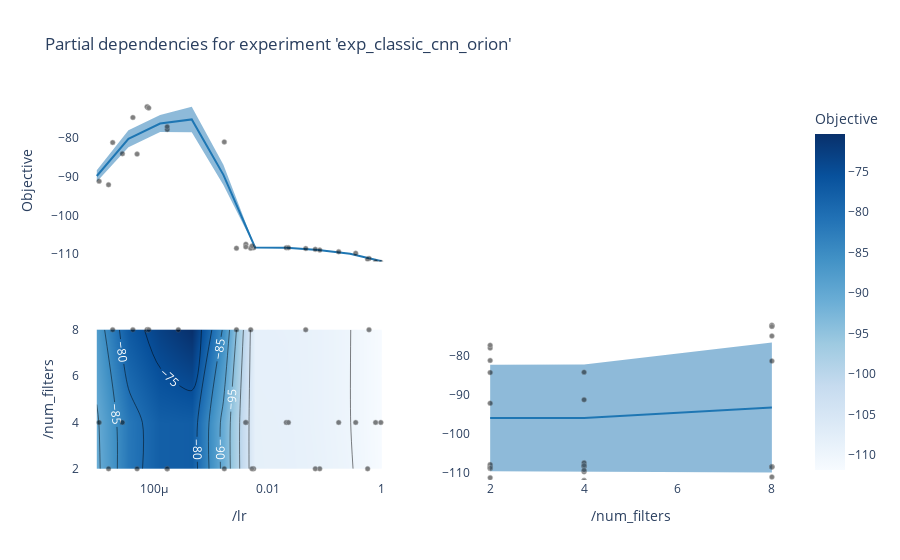

Here is the notebook cell this chart was saved with:
### Code cell
fig = experiment.plot.partial_dependencies()
fig

### Figure 1 — Plotly figure (JSON) as saved in the notebook; plotly's stock layout.template omitted (floating-point values rounded to 4 significant figures)
{"data": [{"line": {"color": "#1F77B4"}, "mode": "lines", "showlegend": false, "type": "scatter", "x": [1e-05, 3.594e-05, 0.0001292, 0.0004642, 0.001668, 0.005995, 0.02154, 0.07743, 0.2783, 1], "xaxis": "x", "y": [-89.87, -80.32, -76.38, -75.32, -89.59, -108.3, -108.4, -108.9, -109.9, -111.8], "yaxis": "y"}, {"fill": "toself", "line": {"color": "#1F77B4", "width": 0}, "mode": "lines", "showlegend": false, "type": "scatter", "x": [1e-05, 3.594e-05, 0.0001292, 0.0004642, 0.001668, 0.005995, 0.02154, 0.07743, 0.2783, 1, 1, 0.2783, 0.07743, 0.02154, 0.005995, 0.001668, 0.0004642, 0.0001292, 3.594e-05, 1e-05], "xaxis": "x", "y": [-91.35, -82.5, -78.56, -78.59, -92.21, -108.4, -108.5, -109.0, -110.0, -111.9, -111.8, -109.8, -108.9, -108.3, -108.2, -86.96, -72.04, -74.21, -78.13, -88.4], "yaxis": "y"}, {"customdata": [["b674caa51e0fef56ea9b212d6062e632", "2022-07-25T15:45:05.702704", "<br>  /lr: 4.301E-05<br>  /num_filters: 8"], ["c819db7c59e48ba36e3f465b9adaac6a", "2022-07-25T15:48:37.503147", "<br>  /lr: 0.02116<br>  /num_filters: 4"], ["16bb080df30a8e7331cb0ff09690bcf8", "2022-07-25T15:51:59.970431", "<br>  /lr: 0.005657<br>  /num_filters: 2"], ["fff62843681057422fd17ab2a5b6f428", "2022-07-25T15:55:27.984449", "<br>  /lr: 2.814E-05<br>  /num_filters: 4"], ["c186dd9891ccf6df0d66786891e3429f", "2022-07-25T15:59:09.289305", "<br>  /lr: 0.005024<br>  /num_filters: 8"], ["0eded8b512bb165ba8e18d41ba6300ff", "2022-07-25T16:03:07.225669", "<br>  /lr: 1.099E-05<br>  /num_filters: 4"], ["5c42721a18b30565424e0185a2cf6dcf", "2022-07-25T16:07:15.410520", "<br>  /lr: 0.7815<br>  /num_filters: 4"], ["61018f4fbb6ef2094c842dc7c9461797", "2022-07-25T16:11:32.994393", "<br>  /lr: 0.005309<br>  /num_filters: 2"], ["393de3640bafb09a9e95d6e3eb63db6f", "2022-07-25T16:15:54.594996", "<br>  /lr: 0.0001723<br>  /num_filters: 2"], ["16b05f786a837a9fbe3e81e6daa3d073", "2022-07-25T16:20:17.286969", "<br>  /lr: 0.3496<br>  /num_filters: 4"], ["a53ff7ab8492bd55901c45849a90cee7", "2022-07-25T16:24:50.958850", "<br>  /lr: 0.5985<br>  /num_filters: 8"], ["138cc4d8dc02e567082533ebdb5d00bc", "2022-07-25T16:30:01.087086", "<br>  /lr: 5.096E-05<br>  /num_filters: 2"], ["352c54b03dd2150c3760f585d3c5beb6", "2022-07-25T16:35:00.722032", "<br>  /lr: 1.608E-05<br>  /num_filters: 2"], ["fa727c2710870384e44ea12361b47a99", "2022-07-25T16:40:00.615824", "<br>  /lr: 7.797E-05<br>  /num_filters: 8"], ["f6dba64644b8933e8d6838a7693f836d", "2022-07-25T16:45:38.308488", "<br>  /lr: 0.02306<br>  /num_filters: 4"], ["1c17125c0009779f01c36a9fb1bc1461", "2022-07-25T16:51:12.949739", "<br>  /lr: 0.004133<br>  /num_filters: 4"], ["b2a2a11661b0f1a2a014034640e3b4a8", "2022-07-25T16:56:55.538512", "<br>  /lr: 0.001729<br>  /num_filters: 2"], ["4420a0179a6bb7851739a796aa765c95", "2022-07-25T17:02:42.657422", "<br>  /lr: 0.5666<br>  /num_filters: 2"], ["cf110fe0a4df5713d0dd4ab35c02d6bc", "2022-07-25T17:08:31.019694", "<br>  /lr: 0.1758<br>  /num_filters: 4"], ["dd880aa6a9c22ad69ed39b432a073a3e", "2022-07-25T17:14:31.816120", "<br>  /lr: 0.08176<br>  /num_filters: 2"], ["f3ec4df34faf4a9a2c2d046efe3bb9e9", "2022-07-25T17:20:35.366754", "<br>  /lr: 0.06836<br>  /num_filters: 2"], ["ad1c16261d371ea131353ff7839e4237", "2022-07-25T17:26:44.834001", "<br>  /lr: 0.9654<br>  /num_filters: 4"], ["843481dbbc4ad7c54f2765f1bb406d43", "2022-07-25T17:33:01.601221", "<br>  /lr: 0.0002697<br>  /num_filters: 8"], ["b981d775c5fac780e30f806012dbfc88", "2022-07-25T17:39:49.175007", "<br>  /lr: 7.63E-05<br>  /num_filters: 8"], ["5e31efaf2f7703c8db8da56599d96f91", "2022-07-25T17:46:51.785701", "<br>  /lr: 1.901E-05<br>  /num_filters: 8"], ["12a8f24d00341b565a925e224463615c", "2022-07-25T17:54:12.734599", "<br>  /lr: 0.002826<br>  /num_filters: 8"], ["8a33d662e67d03ef41e0dcf214ac53ef", "2022-07-25T18:01:42.475819", "<br>  /lr: 0.004121<br>  /num_filters: 4"], ["7f99879c108d68f8e9add9fcdd252a20", "2022-07-25T18:09:15.866322", "<br>  /lr: 0.0464<br>  /num_filters: 8"], ["f3999715dc5170944158d97497706671", "2022-07-25T18:17:10.786554", "<br>  /lr: 8.159E-05<br>  /num_filters: 8"], ["e0c2615441e21d518f8792c72585028c", "2022-07-25T18:25:35.552389", "<br>  /lr: 0.0001719<br>  /num_filters: 2"]], "hovertemplate": "<b>ID: %{customdata[0]}</b><br>value: %{y}<br>time: %{customdata[1]|%Y-%m-%d %H:%M:%S}<br>parameters: %{customdata[2]}<extra></extra>", "marker": {"color": "black", "line": {"color": "Grey", "width": 0.5}, "size": 5}, "mode": "markers", "opacity": 0.5, "showlegend": false, "type": "scatter", "x": [4.301e-05, 0.02116, 0.005657, 2.814e-05, 0.005024, 1.099e-05, 0.7815, 0.005309, 0.0001723, 0.3496, 0.5985, 5.096e-05, 1.608e-05, 7.797e-05, 0.02306, 0.004133, 0.001729, 0.5666, 0.1758, 0.08176, 0.06836, 0.9654, 0.0002697, 7.63e-05, 1.901e-05, 0.002826, 0.004121, 0.0464, 8.159e-05, 0.0001719], "xaxis": "x", "y": [-74.81, -108.3, -108.3, -84.13, -108.5, -91.21, -112.0, -107.9, -77.89, -109.8, -111.1, -84.24, -92.12, -72.18, -108.3, -107.4, -81.1, -111.3, -109.4, -108.9, -108.8, -112.1, -68.06, -72.02, -81.26, -108.5, -108.1, -108.5, -72.35, -77.2], "yaxis": "y"}, {"coloraxis": "coloraxis", "connectgaps": true, "contours": {"coloring": "heatmap", "labelfont": {"color": "white", "size": 12}, "showlabels": true}, "line": {"smoothing": 0.85}, "type": "contour", "x": [1e-05, 3.594e-05, 0.0001292, 0.0004642, 0.001668, 0.005995, 0.02154, 0.07743, 0.2783, 1], "xaxis": "x3", "y": [2, 4, 8], "yaxis": "y3", "z": [[-90.99, -81.76, -77.81, -77.46, -91.3, -108.2, -108.3, -108.9, -109.8, -111.8], [-90.57, -81.73, -77.8, -77.46, -91.31, -108.2, -108.4, -109.0, -110.0, -111.9], [-87.63, -76.98, -73.06, -70.32, -85.57, -108.4, -108.5, -109.0, -110.0, -111.8]]}, {"customdata": [["b674caa51e0fef56ea9b212d6062e632", "2022-07-25T15:45:05.702704", "<br>  /lr: 4.301E-05<br>  /num_filters: 8"], ["c819db7c59e48ba36e3f465b9adaac6a", "2022-07-25T15:48:37.503147", "<br>  /lr: 0.02116<br>  /num_filters: 4"], ["16bb080df30a8e7331cb0ff09690bcf8", "2022-07-25T15:51:59.970431", "<br>  /lr: 0.005657<br>  /num_filters: 2"], ["fff62843681057422fd17ab2a5b6f428", "2022-07-25T15:55:27.984449", "<br>  /lr: 2.814E-05<br>  /num_filters: 4"], ["c186dd9891ccf6df0d66786891e3429f", "2022-07-25T15:59:09.289305", "<br>  /lr: 0.005024<br>  /num_filters: 8"], ["0eded8b512bb165ba8e18d41ba6300ff", "2022-07-25T16:03:07.225669", "<br>  /lr: 1.099E-05<br>  /num_filters: 4"], ["5c42721a18b30565424e0185a2cf6dcf", "2022-07-25T16:07:15.410520", "<br>  /lr: 0.7815<br>  /num_filters: 4"], ["61018f4fbb6ef2094c842dc7c9461797", "2022-07-25T16:11:32.994393", "<br>  /lr: 0.005309<br>  /num_filters: 2"], ["393de3640bafb09a9e95d6e3eb63db6f", "2022-07-25T16:15:54.594996", "<br>  /lr: 0.0001723<br>  /num_filters: 2"], ["16b05f786a837a9fbe3e81e6daa3d073", "2022-07-25T16:20:17.286969", "<br>  /lr: 0.3496<br>  /num_filters: 4"], ["a53ff7ab8492bd55901c45849a90cee7", "2022-07-25T16:24:50.958850", "<br>  /lr: 0.5985<br>  /num_filters: 8"], ["138cc4d8dc02e567082533ebdb5d00bc", "2022-07-25T16:30:01.087086", "<br>  /lr: 5.096E-05<br>  /num_filters: 2"], ["352c54b03dd2150c3760f585d3c5beb6", "2022-07-25T16:35:00.722032", "<br>  /lr: 1.608E-05<br>  /num_filters: 2"], ["fa727c2710870384e44ea12361b47a99", "2022-07-25T16:40:00.615824", "<br>  /lr: 7.797E-05<br>  /num_filters: 8"], ["f6dba64644b8933e8d6838a7693f836d", "2022-07-25T16:45:38.308488", "<br>  /lr: 0.02306<br>  /num_filters: 4"], ["1c17125c0009779f01c36a9fb1bc1461", "2022-07-25T16:51:12.949739", "<br>  /lr: 0.004133<br>  /num_filters: 4"], ["b2a2a11661b0f1a2a014034640e3b4a8", "2022-07-25T16:56:55.538512", "<br>  /lr: 0.001729<br>  /num_filters: 2"], ["4420a0179a6bb7851739a796aa765c95", "2022-07-25T17:02:42.657422", "<br>  /lr: 0.5666<br>  /num_filters: 2"], ["cf110fe0a4df5713d0dd4ab35c02d6bc", "2022-07-25T17:08:31.019694", "<br>  /lr: 0.1758<br>  /num_filters: 4"], ["dd880aa6a9c22ad69ed39b432a073a3e", "2022-07-25T17:14:31.816120", "<br>  /lr: 0.08176<br>  /num_filters: 2"], ["f3ec4df34faf4a9a2c2d046efe3bb9e9", "2022-07-25T17:20:35.366754", "<br>  /lr: 0.06836<br>  /num_filters: 2"], ["ad1c16261d371ea131353ff7839e4237", "2022-07-25T17:26:44.834001", "<br>  /lr: 0.9654<br>  /num_filters: 4"], ["843481dbbc4ad7c54f2765f1bb406d43", "2022-07-25T17:33:01.601221", "<br>  /lr: 0.0002697<br>  /num_filters: 8"], ["b981d775c5fac780e30f806012dbfc88", "2022-07-25T17:39:49.175007", "<br>  /lr: 7.63E-05<br>  /num_filters: 8"], ["5e31efaf2f7703c8db8da56599d96f91", "2022-07-25T17:46:51.785701", "<br>  /lr: 1.901E-05<br>  /num_filters: 8"], ["12a8f24d00341b565a925e224463615c", "2022-07-25T17:54:12.734599", "<br>  /lr: 0.002826<br>  /num_filters: 8"], ["8a33d662e67d03ef41e0dcf214ac53ef", "2022-07-25T18:01:42.475819", "<br>  /lr: 0.004121<br>  /num_filters: 4"], ["7f99879c108d68f8e9add9fcdd252a20", "2022-07-25T18:09:15.866322", "<br>  /lr: 0.0464<br>  /num_filters: 8"], ["f3999715dc5170944158d97497706671", "2022-07-25T18:17:10.786554", "<br>  /lr: 8.159E-05<br>  /num_filters: 8"], ["e0c2615441e21d518f8792c72585028c", "2022-07-25T18:25:35.552389", "<br>  /lr: 0.0001719<br>  /num_filters: 2"]], "hovertemplate": "<b>ID: %{customdata[0]}</b><br>value: %{y}<br>time: %{customdata[1]|%Y-%m-%d %H:%M:%S}<br>parameters: %{customdata[2]}<extra></extra>", "marker": {"color": "black", "line": {"color": "Grey", "width": 0.5}, "size": 5}, "mode": "markers", "opacity": 0.5, "showlegend": false, "type": "scatter", "x": [4.301e-05, 0.02116, 0.005657, 2.814e-05, 0.005024, 1.099e-05, 0.7815, 0.005309, 0.0001723, 0.3496, 0.5985, 5.096e-05, 1.608e-05, 7.797e-05, 0.02306, 0.004133, 0.001729, 0.5666, 0.1758, 0.08176, 0.06836, 0.9654, 0.0002697, 7.63e-05, 1.901e-05, 0.002826, 0.004121, 0.0464, 8.159e-05, 0.0001719], "xaxis": "x3", "y": [8, 4, 2, 4, 8, 4, 4, 2, 2, 4, 8, 2, 2, 8, 4, 4, 2, 2, 4, 2, 2, 4, 8, 8, 8, 8, 4, 8, 8, 2], "yaxis": "y3"}, {"line": {"color": "#1F77B4"}, "mode": "lines", "showlegend": false, "type": "scatter", "x": [2, 4, 8], "xaxis": "x4", "y": [-95.94, -95.92, -93.21], "yaxis": "y4"}, {"fill": "toself", "line": {"color": "#1F77B4", "width": 0}, "mode": "lines", "showlegend": false, "type": "scatter", "x": [2, 4, 8, 8, 4, 2], "xaxis": "x4", "y": [-109.6, -109.7, -109.9, -76.49, -82.17, -82.24], "yaxis": "y4"}, {"customdata": [["b674caa51e0fef56ea9b212d6062e632", "2022-07-25T15:45:05.702704", "<br>  /lr: 4.301E-05<br>  /num_filters: 8"], ["c819db7c59e48ba36e3f465b9adaac6a", "2022-07-25T15:48:37.503147", "<br>  /lr: 0.02116<br>  /num_filters: 4"], ["16bb080df30a8e7331cb0ff09690bcf8", "2022-07-25T15:51:59.970431", "<br>  /lr: 0.005657<br>  /num_filters: 2"], ["fff62843681057422fd17ab2a5b6f428", "2022-07-25T15:55:27.984449", "<br>  /lr: 2.814E-05<br>  /num_filters: 4"], ["c186dd9891ccf6df0d66786891e3429f", "2022-07-25T15:59:09.289305", "<br>  /lr: 0.005024<br>  /num_filters: 8"], ["0eded8b512bb165ba8e18d41ba6300ff", "2022-07-25T16:03:07.225669", "<br>  /lr: 1.099E-05<br>  /num_filters: 4"], ["5c42721a18b30565424e0185a2cf6dcf", "2022-07-25T16:07:15.410520", "<br>  /lr: 0.7815<br>  /num_filters: 4"], ["61018f4fbb6ef2094c842dc7c9461797", "2022-07-25T16:11:32.994393", "<br>  /lr: 0.005309<br>  /num_filters: 2"], ["393de3640bafb09a9e95d6e3eb63db6f", "2022-07-25T16:15:54.594996", "<br>  /lr: 0.0001723<br>  /num_filters: 2"], ["16b05f786a837a9fbe3e81e6daa3d073", "2022-07-25T16:20:17.286969", "<br>  /lr: 0.3496<br>  /num_filters: 4"], ["a53ff7ab8492bd55901c45849a90cee7", "2022-07-25T16:24:50.958850", "<br>  /lr: 0.5985<br>  /num_filters: 8"], ["138cc4d8dc02e567082533ebdb5d00bc", "2022-07-25T16:30:01.087086", "<br>  /lr: 5.096E-05<br>  /num_filters: 2"], ["352c54b03dd2150c3760f585d3c5beb6", "2022-07-25T16:35:00.722032", "<br>  /lr: 1.608E-05<br>  /num_filters: 2"], ["fa727c2710870384e44ea12361b47a99", "2022-07-25T16:40:00.615824", "<br>  /lr: 7.797E-05<br>  /num_filters: 8"], ["f6dba64644b8933e8d6838a7693f836d", "2022-07-25T16:45:38.308488", "<br>  /lr: 0.02306<br>  /num_filters: 4"], ["1c17125c0009779f01c36a9fb1bc1461", "2022-07-25T16:51:12.949739", "<br>  /lr: 0.004133<br>  /num_filters: 4"], ["b2a2a11661b0f1a2a014034640e3b4a8", "2022-07-25T16:56:55.538512", "<br>  /lr: 0.001729<br>  /num_filters: 2"], ["4420a0179a6bb7851739a796aa765c95", "2022-07-25T17:02:42.657422", "<br>  /lr: 0.5666<br>  /num_filters: 2"], ["cf110fe0a4df5713d0dd4ab35c02d6bc", "2022-07-25T17:08:31.019694", "<br>  /lr: 0.1758<br>  /num_filters: 4"], ["dd880aa6a9c22ad69ed39b432a073a3e", "2022-07-25T17:14:31.816120", "<br>  /lr: 0.08176<br>  /num_filters: 2"], ["f3ec4df34faf4a9a2c2d046efe3bb9e9", "2022-07-25T17:20:35.366754", "<br>  /lr: 0.06836<br>  /num_filters: 2"], ["ad1c16261d371ea131353ff7839e4237", "2022-07-25T17:26:44.834001", "<br>  /lr: 0.9654<br>  /num_filters: 4"], ["843481dbbc4ad7c54f2765f1bb406d43", "2022-07-25T17:33:01.601221", "<br>  /lr: 0.0002697<br>  /num_filters: 8"], ["b981d775c5fac780e30f806012dbfc88", "2022-07-25T17:39:49.175007", "<br>  /lr: 7.63E-05<br>  /num_filters: 8"], ["5e31efaf2f7703c8db8da56599d96f91", "2022-07-25T17:46:51.785701", "<br>  /lr: 1.901E-05<br>  /num_filters: 8"], ["12a8f24d00341b565a925e224463615c", "2022-07-25T17:54:12.734599", "<br>  /lr: 0.002826<br>  /num_filters: 8"], ["8a33d662e67d03ef41e0dcf214ac53ef", "2022-07-25T18:01:42.475819", "<br>  /lr: 0.004121<br>  /num_filters: 4"], ["7f99879c108d68f8e9add9fcdd252a20", "2022-07-25T18:09:15.866322", "<br>  /lr: 0.0464<br>  /num_filters: 8"], ["f3999715dc5170944158d97497706671", "2022-07-25T18:17:10.786554", "<br>  /lr: 8.159E-05<br>  /num_filters: 8"], ["e0c2615441e21d518f8792c72585028c", "2022-07-25T18:25:35.552389", "<br>  /lr: 0.0001719<br>  /num_filters: 2"]], "hovertemplate": "<b>ID: %{customdata[0]}</b><br>value: %{y}<br>time: %{customdata[1]|%Y-%m-%d %H:%M:%S}<br>parameters: %{customdata[2]}<extra></extra>", "marker": {"color": "black", "line": {"color": "Grey", "width": 0.5}, "size": 5}, "mode": "markers", "opacity": 0.5, "showlegend": false, "type": "scatter", "x": [8, 4, 2, 4, 8, 4, 4, 2, 2, 4, 8, 2, 2, 8, 4, 4, 2, 2, 4, 2, 2, 4, 8, 8, 8, 8, 4, 8, 8, 2], "xaxis": "x4", "y": [-74.81, -108.3, -108.3, -84.13, -108.5, -91.21, -112.0, -107.9, -77.89, -109.8, -111.1, -84.24, -92.12, -72.18, -108.3, -107.4, -81.1, -111.3, -109.4, -108.9, -108.8, -112.1, -68.06, -72.02, -81.26, -108.5, -108.1, -108.5, -72.35, -77.2], "yaxis": "y4"}], "layout": {"coloraxis": {"colorbar": {"title": {"text": "Objective"}}, "colorscale": [[0, "rgb(247,251,255)"], [0.125, "rgb(222,235,247)"], [0.25, "rgb(198,219,239)"], [0.375, "rgb(158,202,225)"], [0.5, "rgb(107,174,214)"], [0.625, "rgb(66,146,198)"], [0.75, "rgb(33,113,181)"], [0.875, "rgb(8,81,156)"], [1, "rgb(8,48,107)"]]}, "paper_bgcolor": "rgba(0,0,0,0)", "plot_bgcolor": "rgba(0,0,0,0)", "showlegend": false, "title": {"text": "Partial dependencies for experiment 'exp_classic_cnn_orion'"}, "xaxis": {"anchor": "y", "domain": [0, 0.45], "matches": "x3", "showticklabels": false, "type": "log"}, "xaxis2": {"anchor": "y2", "domain": [0.55, 1], "matches": "x4", "showticklabels": false}, "xaxis3": {"anchor": "y3", "domain": [0, 0.45], "title": {"text": "/lr"}, "type": "log"}, "xaxis4": {"anchor": "y4", "domain": [0.55, 1], "title": {"text": "/num_filters"}}, "yaxis": {"anchor": "x", "domain": [0.575, 1], "range": [-111.9, -70.32], "title": {"text": "Objective"}}, "yaxis2": {"anchor": "x2", "domain": [0.575, 1]}, "yaxis3": {"anchor": "x3", "domain": [0, 0.425], "title": {"text": "/num_filters"}}, "yaxis4": {"anchor": "x4", "domain": [0, 0.425], "range": [-111.9, -70.32]}}}
